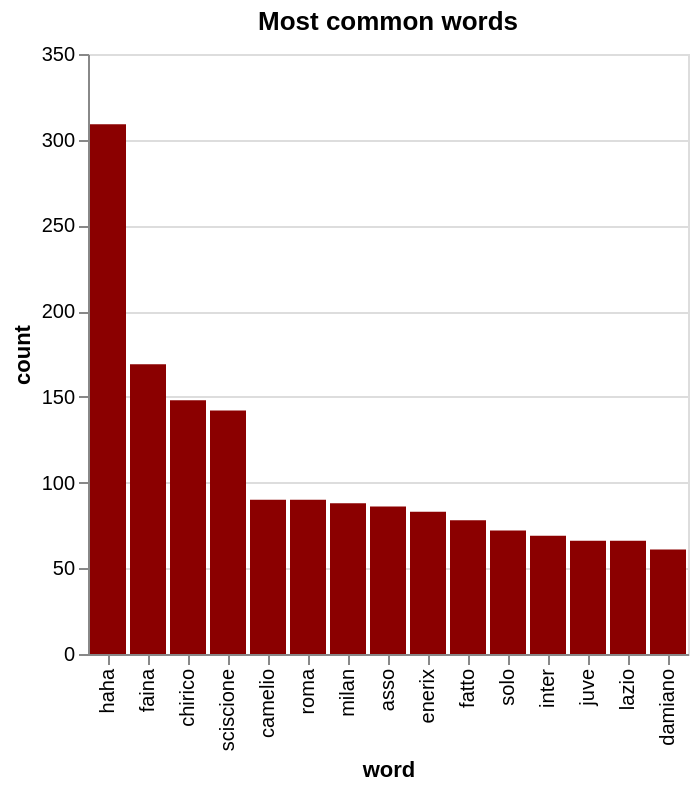

Here is the Vega-Lite specification saved for this chart:
### Vega-Lite specification from a JSON file in a GitHub repository (floating-point values rounded to 4 significant figures)
{"config": {"view": {"continuousWidth": 400, "continuousHeight": 300}}, "data": {"name": "data-827bbfd2b992e1859a82505551927afd"}, "mark": {"type": "bar", "color": "darkred", "tooltip": true}, "encoding": {"x": {"field": "word", "sort": null, "type": "nominal"}, "y": {"field": "count", "type": "quantitative"}}, "title": "Most common words", "$schema": "https://vega.github.io/schema/vega-lite/v4.17.0.json", "datasets": {"data-827bbfd2b992e1859a82505551927afd": [{"word": "haha", "count": 309}, {"word": "faina", "count": 169}, {"word": "chirico", "count": 148}, {"word": "sciscione", "count": 142}, {"word": "camelio", "count": 90}, {"word": "roma", "count": 90}, {"word": "milan", "count": 88}, {"word": "asso", "count": 86}, {"word": "enerix", "count": 83}, {"word": "fatto", "count": 78}, {"word": "solo", "count": 72}, {"word": "inter", "count": 69}, {"word": "juve", "count": 66}, {"word": "lazio", "count": 66}, {"word": "damiano", "count": 61}], "width": "container"}}
